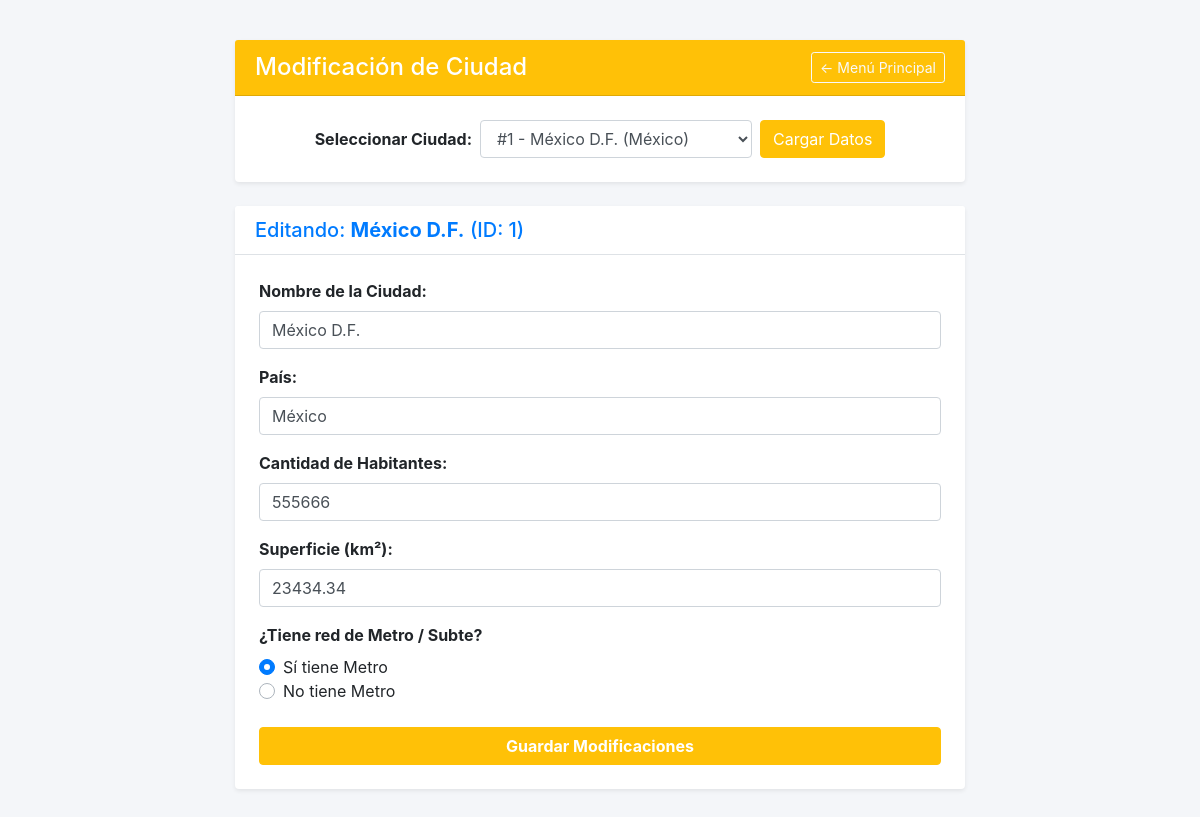
Page /modificacion_ciudad.php?id=1 on the committed database.
### tables this page shows
CREATE TABLE ciudades (
    id INT AUTO_INCREMENT PRIMARY KEY,
    ciudad VARCHAR(100) NOT NULL,
    pais VARCHAR(100) NOT NULL,
    habitantes INT NOT NULL,
    superficie DECIMAL(10,2) NOT NULL,
    tieneMetro TINYINT(1) NOT NULL DEFAULT 0
);

### modificacion_ciudad.php (the view, shortened to what this page needs)
<?php
include("conexion.php");
$id_editar = isset($_REQUEST['id']) ? intval($_REQUEST['id']) : 0;
$ciudad_actual = null;
if ($id_editar > 0) {
    $vSqlEdit = "SELECT * FROM ciudades WHERE id = $id_editar";
    $vResEdit = mysqli_query($link, $vSqlEdit) or die("Error al consultar ciudad: " . mysqli_error($link));
    if (mysqli_num_rows($vResEdit) > 0) {
        $ciudad_actual = mysqli_fetch_array($vResEdit);
    }
}
$vSqlAll = "SELECT id, ciudad, pais FROM ciudades ORDER BY id ASC";
$vResAll = mysqli_query($link, $vSqlAll) or die("Error al listar ciudades: " . mysqli_error($link));
?>
<!DOCTYPE html>
<html lang="es">
<head>
    <link rel="stylesheet" href="https://stackpath.bootstrapcdn.com/bootstrap/4.3.1/css/bootstrap.min.css">
</head>
<body>
    <div class="container">
        <div class="row justify-content-center">
            <div class="col-12 col-md-8">
                <div class="card shadow-sm border-0 mb-4">
                    <div class="card-header bg-warning text-white d-flex justify-content-between align-items-center">
                        <h4 class="mb-0">Modificación de Ciudad</h4>
                        <a href="index.php" class="btn btn-sm btn-outline-light">&larr; Menú Principal</a>
                    </div>
                    <div class="card-body p-4">
                        <form action="modificacion_ciudad.php" method="get" class="form-inline justify-content-center">
                            <label for="id" class="mr-2 font-weight-bold">Seleccionar Ciudad:</label>
                            <select name="id" id="id" class="form-control mr-2" required>
                                <?php while ($c = mysqli_fetch_array($vResAll)) { ?>
                                    <option value="<?php echo $c['id']; ?>" <?php if ($c['id'] == $id_editar) echo "selected"; ?>>
                                        #<?php echo $c['id']; ?> - <?php echo htmlspecialchars($c['ciudad']); ?> (<?php echo htmlspecialchars($c['pais']); ?>)
                                    </option>
                                <?php } ?>
                            </select>
                            <button type="submit" class="btn btn-warning text-white">Cargar Datos</button>
                        </form>
                    </div>
                </div>
                <?php if ($ciudad_actual) { ?>
                    <div class="card shadow-sm border-0">
                        <div class="card-header bg-white border-bottom">
                            <h5 class="mb-0 text-primary">Editando: <strong><?php echo htmlspecialchars($ciudad_actual['ciudad']); ?></strong> (ID: <?php echo $ciudad_actual['id']; ?>)</h5>
                        </div>
                        <div class="card-body p-4">
                            <form action="modificacion_ciudad_accion.php" method="post">
                                <div class="form-group">
                                    <label for="ciudad"><strong>Nombre de la Ciudad:</strong></label>
                                    <input type="text" class="form-control" id="ciudad" name="ciudad" value="<?php echo htmlspecialchars($ciudad_actual['ciudad']); ?>" required>
                                </div>
                                <div class="form-group">
                                    <label for="pais"><strong>País:</strong></label>
                                    <input type="text" class="form-control" id="pais" name="pais" value="<?php echo htmlspecialchars($ciudad_actual['pais']); ?>" required>
                                </div>
                                <div class="form-group">
                                    <label for="habitantes"><strong>Cantidad de Habitantes:</strong></label>
                                    <input type="number" class="form-control" id="habitantes" name="habitantes" value="<?php echo $ciudad_actual['habitantes']; ?>" min="1" required>
                                </div>
                                <div class="form-group">
                                    <label for="superficie"><strong>Superficie (km²):</strong></label>
                                    <input type="number" step="0.01" class="form-control" id="superficie" name="superficie" value="<?php echo $ciudad_actual['superficie']; ?>" required>
                                </div>
                                <div class="form-group">
                                    <label><strong>¿Tiene red de Metro / Subte?</strong></label>
                                    <div class="custom-control custom-radio">
                                        <label class="custom-control-label" for="metro1">Sí tiene Metro</label>
                                    </div>
                                    <div class="custom-control custom-radio">
                                        <label class="custom-control-label" for="metro0">No tiene Metro</label>
                                    </div>
                                </div>
                                <button type="submit" class="btn btn-warning text-white btn-block mt-4 font-weight-bold">Guardar Modificaciones</button>
                            </form>
                        </div>
                    </div>
                <?php } ?>
            </div>
        </div>
    </div>
</body>
</html>

### modificacion_ciudad.php (style rules this page uses)
body { background: #f4f6f9; padding: 40px 0; }

### rows in the picture
ciudades: ciudad "México D.F.", id "1", pais "México", habitantes "555666", superficie "23434.34"
